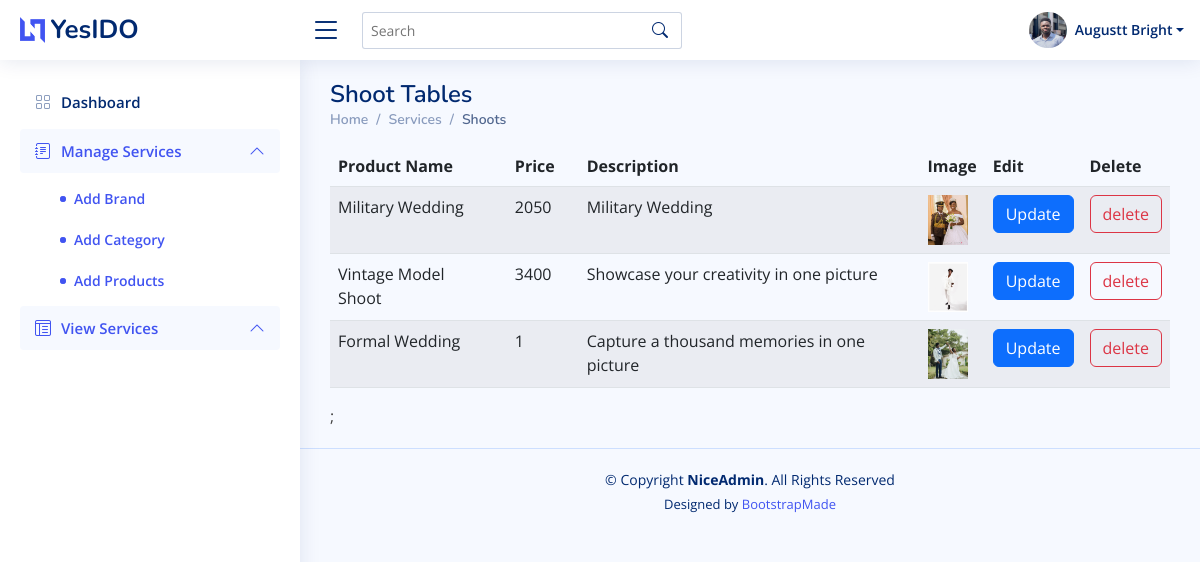
The app's page /Admin/view_product.php, older data.
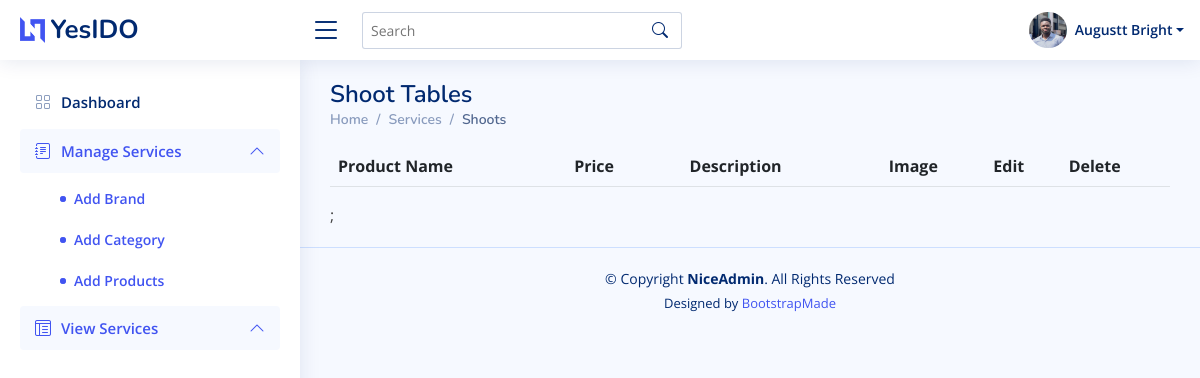
The same page, newer data.
### tables this page shows
CREATE TABLE `products` (
  `product_id` int(11) NOT NULL,
  `product_cat` int(11) NOT NULL,
  `product_brand` int(11) NOT NULL,
  `product_title` varchar(200) NOT NULL,
  `product_price` double NOT NULL,
  `product_desc` varchar(500) DEFAULT NULL,
  `product_image` varchar(100) DEFAULT NULL,
  `product_keywords` varchar(100) DEFAULT NULL
);

### controllers/product_controller.php (called while the page is built, shortened)
<?php
include("../classes/product_class.php");
function selectall_product_ctr(){
    $selectall_product = new product_class();
     return $selectall_product->selectall_product();
}
?>

### classes/product_class.php (called while the page is built, shortened)
<?php
require("../settings/db_class.php");
class product_class extends db_connection
{
	public function selectall_product(){
		$sql =  "SELECT * FROM `products`";
		return $this -> db_fetch_all($sql);
	}
}
?>

### settings/db_class.php (called while the page is built, shortened)
<?php
class db_connection
{
	public $db = null;
	public $results = null;
	function db_connect(){
		$this->db = mysqli_connect(SERVER,USERNAME,PASSWORD,DATABASE);
		if (mysqli_connect_errno()) {
			return false;
		}else{
			return true;
		}
	}
	function db_query($sqlQuery){
		$this->results = mysqli_query($this->db,$sqlQuery);
		if ($this->results == false) {
			return false;
		}else{
			return true;
		}
	}
	function db_fetch_all($sql){
		if(!$this->db_query($sql)){
			return false;
		}
		return mysqli_fetch_all($this->results, MYSQLI_ASSOC);
	}
}
?>

### Admin/view_product.php (the view, shortened to what the changed rows need)
<?php
include("../controllers/product_controller.php");
?>
<!DOCTYPE html>
<html lang="en">
<head>
  <link href="assets/vendor/bootstrap/css/bootstrap.min.css" rel="stylesheet">
  <link href="assets/vendor/bootstrap-icons/bootstrap-icons.css" rel="stylesheet">
  <link href="assets/vendor/boxicons/css/boxicons.min.css" rel="stylesheet">
  <link href="assets/vendor/quill/quill.snow.css" rel="stylesheet">
  <link href="assets/vendor/quill/quill.bubble.css" rel="stylesheet">
  <link href="assets/vendor/remixicon/remixicon.css" rel="stylesheet">
  <link href="assets/vendor/simple-datatables/style.css" rel="stylesheet">
  <link href="assets/css/style.css" rel="stylesheet">
</head>
<body>
  <main id="main" class="main">
    <div class="pagetitle">
      <h1>Shoot Tables</h1>
    </div>
    <table class="table table-striped">
         <thead>
              <tr>
                <th scope="col">Product Name</th>
                <th scope="col"></th>
                <th scope="col">Price</th>
                <th scope="col"></th>
                <th scope="col">Description</th>
                <th scope="col"></th>
                <th scope="col">Image</th>
                <th scope="col">Edit</th>
                <th scope="col">Delete</th>
              </tr>
        </thead>
        <tbody>
            <?php
                function displayAllCtr(){
                    $product = selectall_product_ctr();
                    for ($i =0; $i < count($product); $i++){
                        echo "<tr>";
                        echo "<td>". $product[$i]['product_title']. "<td>";
                        echo "<td>". $product[$i]['product_price']. "<td>";
                        echo "<td>". $product[$i]['product_desc']. "<td>";
                        echo "<td><img src='../images/images/products/" . $product[$i]['product_image'] . "' height='50px'></td>";
                        echo "<th><form action = 'update_product.php' method= 'POST'>
                        <input type='submit' value='Update' class='btn btn-primary' name='updatebrand'>
                        <input type='hidden' name='brand_id' value='" . $product[$i]['product_id'] . "'></form></th>";
                        echo "<th><form action='delete_product.php' method='POST'>
                        <input type='submit' value='delete' class='btn btn-outline-danger'  name='delete'>
                        <input type='hidden' name='brand_id' value='" . $product[$i]['product_id'] . "'></form></th>";
                        echo "</tr>";
                    }
                }
                displayAllCtr();
                ?>
        </tbody>
</table>
  </main>
</body>
</html>

Row changes from the older to the newer data that the page shows:
removed products: product_title "Military Wedding", product_price "2050", product_desc "Military Wedding", product_image (picture)
removed products: product_title "Vintage Model Shoot", product_price "3400", product_desc "Showcase your creativity in one picture", product_image (picture)
removed products: product_title "Formal Wedding", product_price "1", product_desc "Capture a thousand memories in one picture", product_image (picture)
